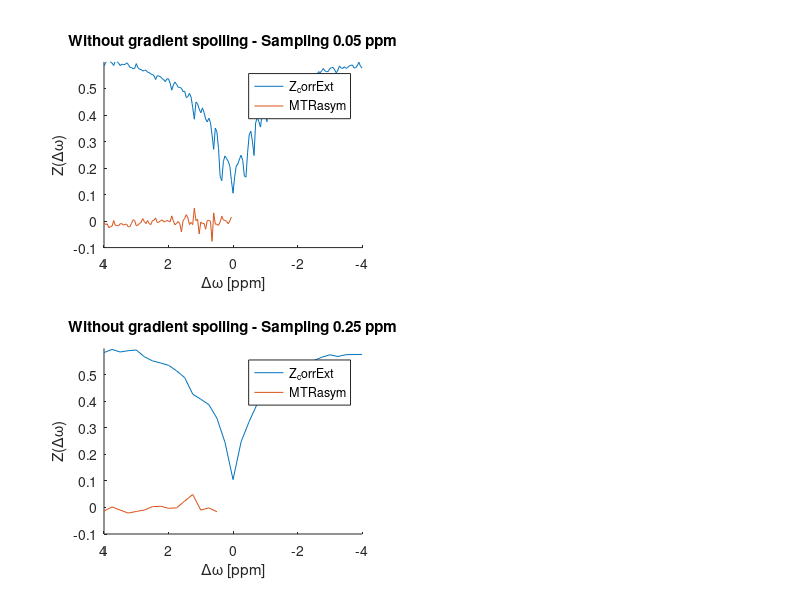

Recreate this plot in MATLAB. (Note: this script raises an error after producing the figure.)
%% Figure 8
% In Vivo Measurment

load('invivo_Zfiles_CSF.mat')
%load('invivo_Zfiles_WM.mat')
%load('invivo_Zfiles_GM.mat')

offsets=-4:0.05:4;offsets2=-4:0.25:4;
mtroffsets=0.05:0.05:4;mtroffsets2=0.5:0.25:4;

figure
subplot(2,2,1)
hold on;
plot(offsets,Z1);  % Rohdaten
plot(mtroffsets,MTR1);  % Rohdaten
hold off;
legend('Z_corrExt','MTRasym')
xlabel('\Delta\omega [ppm]');ylabel('Z(\Delta\omega)');set(gca,'XDir','reverse');ylim([-0.1 0.6]);
title('Without gradient spoiling - Sampling 0.05 ppm')

subplot(2,2,3)
hold on;
plot(offsets2,Z2);  % Rohdaten
plot(mtroffsets2,MTR2);  % Rohdaten
hold off;
legend('Z_corrExt','MTRasym')
xlabel('\Delta\omega [ppm]');ylabel('Z(\Delta\omega)');set(gca,'XDir','reverse');ylim([-0.1 0.6]);
title('Without gradient spoiling - Sampling 0.25 ppm')


load('invivo_ZFiles_spoiler_CSF.mat')

subplot(2,2,2)
hold on;
plot(offsets,ZS1);  % Rohdaten
plot(mtroffsets,MTRS1);  % Rohdaten
hold off;
legend('Z_corrExt','MTRasym')
xlabel('\Delta\omega [ppm]');ylabel('Z(\Delta\omega)');set(gca,'XDir','reverse');ylim([-0.1 0.6]);
title('With gradient spoiling - Sampling 0.05 ppm')

subplot(2,2,4)
hold on;
plot(offsets2,ZS2);  % Rohdaten
plot(mtroffsets2,MTRS2);  % Rohdaten
hold off;
legend('Z_corrExt','MTRasym')
xlabel('\Delta\omega [ppm]');ylabel('Z(\Delta\omega)');set(gca,'XDir','reverse');ylim([-0.1 0.6]);
title('With gradient spoiling - Sampling 0.25 ppm')